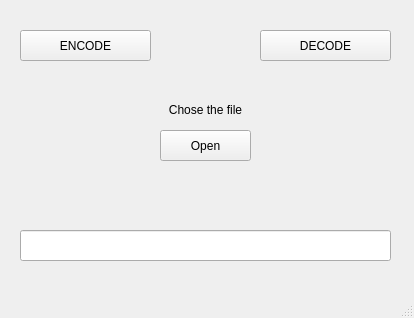
<?xml version="1.0" encoding="UTF-8"?>
<ui version="4.0">
 <class>MainWindow</class>
 <widget class="QMainWindow" name="MainWindow">
  <property name="geometry">
   <rect>
    <x>0</x>
    <y>0</y>
    <width>414</width>
    <height>318</height>
   </rect>
  </property>
  <property name="windowTitle">
   <string>MainWindow</string>
  </property>
  <widget class="QWidget" name="centralwidget">
   <widget class="QPushButton" name="btnOpen">
    <property name="geometry">
     <rect>
      <x>160</x>
      <y>130</y>
      <width>91</width>
      <height>31</height>
     </rect>
    </property>
    <property name="text">
     <string>Open</string>
    </property>
   </widget>
   <widget class="QPushButton" name="btnEncode">
    <property name="geometry">
     <rect>
      <x>20</x>
      <y>30</y>
      <width>131</width>
      <height>31</height>
     </rect>
    </property>
    <property name="text">
     <string>ENCODE</string>
    </property>
   </widget>
   <widget class="QPushButton" name="btnDecode">
    <property name="geometry">
     <rect>
      <x>260</x>
      <y>30</y>
      <width>131</width>
      <height>31</height>
     </rect>
    </property>
    <property name="text">
     <string>DECODE</string>
    </property>
   </widget>
   <widget class="QLabel" name="label">
    <property name="geometry">
     <rect>
      <x>160</x>
      <y>100</y>
      <width>91</width>
      <height>20</height>
     </rect>
    </property>
    <property name="text">
     <string>Chose the file</string>
    </property>
    <property name="alignment">
     <set>Qt::AlignCenter</set>
    </property>
   </widget>
   <widget class="QLineEdit" name="linePath">
    <property name="geometry">
     <rect>
      <x>20</x>
      <y>230</y>
      <width>371</width>
      <height>31</height>
     </rect>
    </property>
    <property name="font">
     <font>
      <pointsize>10</pointsize>
     </font>
    </property>
    <property name="readOnly">
     <bool>true</bool>
    </property>
   </widget>
  </widget>
  <widget class="QMenuBar" name="menubar">
   <property name="geometry">
    <rect>
     <x>0</x>
     <y>0</y>
     <width>414</width>
     <height>21</height>
    </rect>
   </property>
  </widget>
  <widget class="QStatusBar" name="statusbar"/>
 </widget>
 <resources/>
 <connections/>
</ui>
